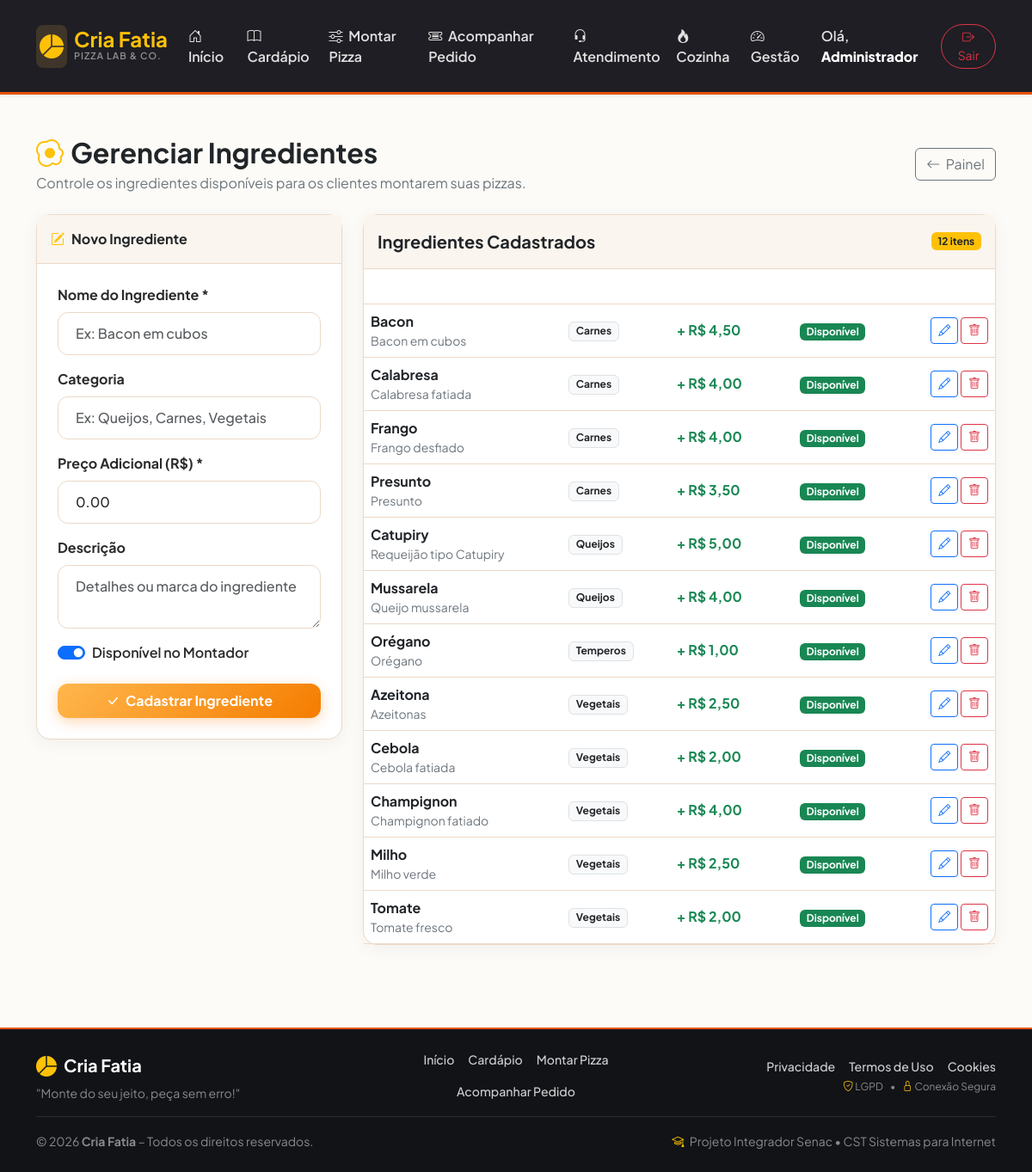
The page /cria-fatia/admin/ingredientes.php (signed in) on the database its author committed.
### tables this page shows
CREATE TABLE `ingredientes` (
  `id` int unsigned NOT NULL AUTO_INCREMENT,
  `nome` varchar(100) NOT NULL,
  `preco_adicional` decimal(10,2) NOT NULL DEFAULT '3.00',
  `descricao` text,
  `categoria` varchar(80) DEFAULT NULL,
  `imagem` varchar(255) DEFAULT NULL,
  `disponivel` tinyint(1) NOT NULL DEFAULT '1',
  `criado_em` datetime NOT NULL DEFAULT CURRENT_TIMESTAMP,
  `atualizado_em` datetime DEFAULT NULL ON UPDATE CURRENT_TIMESTAMP,
  PRIMARY KEY (`id`),
  KEY `idx_ingredientes_disponivel` (`disponivel`),
  KEY `idx_ingredientes_nome` (`nome`)
);

### cria-fatia/includes/funcoes.php (called while the page is built, shortened)
<?php
function gerarCsrfToken() {
    return $_SESSION['csrf_token'];
}

### cria-fatia/admin/ingredientes.php (the view, shortened to what this page needs)
<?php
require_once __DIR__ . '/../includes/header.php';
require_once __DIR__ . '/../config/conexao.php';
$token = gerarCsrfToken();
$editar = null;
$ingredientes = $pdo->query("SELECT * FROM ingredientes ORDER BY categoria ASC, nome ASC")->fetchAll();
?>
<div class="d-flex justify-content-between align-items-center mb-4">
    <div>
        <h2 class="fw-bold mb-1"><i class="bi bi-egg-fried text-warning me-2"></i>Gerenciar Ingredientes</h2>
        <p class="text-muted mb-0">Controle os ingredientes disponíveis para os clientes montarem suas pizzas.</p>
    </div>
    <div class="d-flex gap-2">
        <a href="dashboard.php" class="btn btn-outline-secondary"><i class="bi bi-arrow-left me-1"></i> Painel</a>
    </div>
</div>
<div class="row g-4">
    <div class="col-lg-4">
        <div class="card border-0 shadow-sm rounded-4">
            <div class="card-header bg-dark text-white fw-bold py-3">
                <i class="bi bi-pencil-square me-2 text-warning"></i><?= $editar ? 'Editar Ingrediente' : 'Novo Ingrediente' ?>
            </div>
            <div class="card-body p-4">
                <form method="POST" action="ingredientes.php">
                    <div class="mb-3">
                        <label class="form-label fw-bold">Nome do Ingrediente *</label>
                        <input type="text" name="nome" class="form-control" required
                               placeholder="Ex: Bacon em cubos" value="<?= htmlspecialchars($editar['nome'] ?? '') ?>">
                    </div>
                    <div class="mb-3">
                        <label class="form-label fw-bold">Categoria</label>
                        <input type="text" name="categoria" class="form-control" list="listaCategorias"
                               placeholder="Ex: Queijos, Carnes, Vegetais" value="<?= htmlspecialchars($editar['categoria'] ?? '') ?>">
                    </div>
                    <div class="mb-3">
                        <label class="form-label fw-bold">Preço Adicional (R$) *</label>
                        <input type="number" step="0.01" min="0" name="preco_adicional" class="form-control" required
                               value="<?= htmlspecialchars($editar['preco_adicional'] ?? '0.00') ?>">
                    </div>
                    <div class="mb-3">
                        <label class="form-label fw-bold">Descrição</label>
                        <textarea name="descricao" class="form-control" rows="2"
                                  placeholder="Detalhes ou marca do ingrediente"><?= htmlspecialchars($editar['descricao'] ?? '') ?></textarea>
                    </div>
                    <div class="form-check form-switch mb-4">
                        <input class="form-check-input" type="checkbox" name="disponivel" id="disponivel"
                               <?= !isset($editar['disponivel']) || $editar['disponivel'] ? 'checked' : '' ?>>
                        <label class="form-check-label fw-semibold" for="disponivel">Disponível no Montador</label>
                    </div>
                    <button type="submit" class="btn btn-warning fw-bold w-100 py-2">
                        <i class="bi bi-check-lg me-1"></i> <?= $editar ? 'Salvar Alterações' : 'Cadastrar Ingrediente' ?>
                    </button>
                </form>
            </div>
        </div>
    </div>
    <div class="col-lg-8">
        <div class="card border-0 shadow-sm rounded-4">
            <div class="card-header bg-white py-3 d-flex justify-content-between align-items-center">
                <span class="fw-bold fs-5">Ingredientes Cadastrados</span>
                <span class="badge bg-warning text-dark"><?= count($ingredientes) ?> itens</span>
            </div>
            <div class="table-responsive">
                <table class="table table-hover align-middle mb-0">
                    <thead class="table-dark">
                        <tr>
                            <th>Ingrediente</th>
                            <th>Categoria</th>
                            <th>Preço Adic.</th>
                            <th>Status</th>
                            <th class="text-end">Ações</th>
                        </tr>
                    </thead>
                    <tbody>
                        <?php foreach ($ingredientes as $ing): ?>
                            <tr>
                                <td>
                                    <strong><?= htmlspecialchars($ing['nome']) ?></strong>
                                    <?php if (!empty($ing['descricao'])): ?>
                                        <div class="small text-muted"><?= htmlspecialchars($ing['descricao']) ?></div>
                                    <?php endif; ?>
                                </td>
                                <td>
                                    <span class="badge bg-light text-dark border">
                                        <?= htmlspecialchars($ing['categoria'] ?: 'Geral') ?>
                                    </span>
                                </td>
                                <td class="fw-bold text-success">
                                    + R$ <?= number_format($ing['preco_adicional'], 2, ',', '.') ?>
                                </td>
                                <td>
                                    <a href="ingredientes.php?toggle=<?= (int)$ing['id'] ?>&csrf_token=<?= urlencode($token) ?>"
                                       class="badge text-decoration-none bg-<?= $ing['disponivel'] ? 'success' : 'secondary' ?>">
                                        <?= $ing['disponivel'] ? 'Disponível' : 'Indisponível' ?>
                                    </a>
                                </td>
                                <td class="text-end">
                                    <a href="ingredientes.php?editar=<?= (int)$ing['id'] ?>" class="btn btn-sm btn-outline-primary" title="Editar">
                                        <i class="bi bi-pencil"></i>
                                    </a>
                                    <a href="ingredientes.php?excluir=<?= (int)$ing['id'] ?>&csrf_token=<?= urlencode($token) ?>"
                                       class="btn btn-sm btn-outline-danger" title="Excluir"
                                       onclick="return confirm('Tem certeza que deseja excluir este ingrediente?');">
                                        <i class="bi bi-trash"></i>
                                    </a>
                                </td>
                            </tr>
                        <?php endforeach; ?>
                    </tbody>
                </table>
            </div>
        </div>
    </div>
</div>
<?php require_once __DIR__ . '/../includes/footer.php'; ?>

### cria-fatia/assets/css/style.css (style rules this page uses)
:root { --primary: #e65100; --primary-hover: #f57c00; --accent: #ffb74d; --dark-bg: #1e1e24; --light-bg: #fdfbf7; --card-bg: #ffffff; --card-border: #ebd9c8; --text-main: #2b2b2b; --text-heading: #212529; --text-muted: #6c757d; --header-bg: #faf5ee; --navbar-bg: #1e1e24; --navbar-border: #e65100; --radius-sm: 12px; --radius-md: 16px; --shadow-sm: 0 4px 20px rgba(0, 0, 0, 0.05); --shadow-lg: 0 10px 30px rgba(230, 81, 0, 0.12); }
body { font-family: 'Plus Jakarta Sans', sans-serif; background-color: var(--light-bg); color: var(--text-main); min-height: 100vh; display: flex; flex-direction: column; }
h1, h2, h3, h4, h5, h6 { color: var(--text-heading) !important; }
.text-dark { color: var(--text-heading) !important; }
.text-muted { color: var(--text-muted) !important; }
.card { background-color: var(--card-bg) !important; border: 1px solid var(--card-border) !important; color: var(--text-main) !important; border-radius: var(--radius-md) !important; box-shadow: var(--shadow-sm) !important; }
.card-header { background-color: var(--header-bg) !important; border-bottom: 1px solid var(--card-border) !important; font-weight: 700; color: var(--text-heading) !important; }
.form-control, .form-select { background-color: var(--card-bg) !important; border: 1px solid var(--card-border) !important; color: var(--text-main) !important; border-radius: var(--radius-sm) !important; padding: 0.75rem 1.25rem; font-weight: 500; }
.table { color: var(--text-main) !important; border-color: var(--card-border) !important; }
.table th, .table td { background-color: transparent !important; border-color: var(--card-border) !important; }
.btn-warning { background: linear-gradient(135deg, #ffb74d 0%, #f57c00 100%) !important; border: none !important; color: #ffffff !important; font-weight: 700; border-radius: var(--radius-sm) !important; box-shadow: 0 4px 15px rgba(245, 124, 0, 0.3); transition: all 0.2s ease; }

### rows shown on the page
ingredientes: nome "Bacon", descricao "Bacon em cubos", categoria "Carnes", preco_adicional "4,50", disponivel "Disponível"
ingredientes: nome "Calabresa", descricao "Calabresa fatiada", categoria "Carnes", preco_adicional "4,00", disponivel "Disponível"
ingredientes: nome "Frango", descricao "Frango desfiado", categoria "Carnes", preco_adicional "4,00", disponivel "Disponível"
ingredientes: nome "Presunto", descricao "Presunto", categoria "Carnes", preco_adicional "3,50", disponivel "Disponível"
ingredientes: nome "Catupiry", descricao "Requeijão tipo Catupiry", categoria "Queijos", preco_adicional "5,00", disponivel "Disponível"
ingredientes: nome "Mussarela", descricao "Queijo mussarela", categoria "Queijos", preco_adicional "4,00", disponivel "Disponível"
ingredientes: nome "Orégano", descricao "Orégano", categoria "Temperos", preco_adicional "1,00", disponivel "Disponível"
ingredientes: nome "Azeitona", descricao "Azeitonas", categoria "Vegetais", preco_adicional "2,50", disponivel "Disponível"
ingredientes: nome "Cebola", descricao "Cebola fatiada", categoria "Vegetais", preco_adicional "2,00", disponivel "Disponível"
ingredientes: nome "Champignon", descricao "Champignon fatiado", categoria "Vegetais", preco_adicional "4,00", disponivel "Disponível"
ingredientes: nome "Milho", descricao "Milho verde", categoria "Vegetais", preco_adicional "2,50", disponivel "Disponível"
ingredientes: nome "Tomate", descricao "Tomate fresco", categoria "Vegetais", preco_adicional "2,00", disponivel "Disponível"

### other values the page prints
$_SESSION['usuario_nome'] "Administrador"
count($ingredientes) "12"
